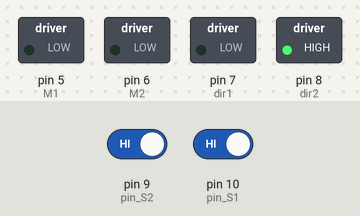
This sketch was run on a simulated Arduino Uno, built with avr-gcc and run on an emulated ATmega328P. On the bench: switched loads named in the sketch (green lamp = pin HIGH). The inputs (shaded band) are chosen by the test bench; at power-on: pin 9 (pin_S2) HIGH, pin 10 (pin_S1) HIGH.

Above: at 1.2 s.
1.3 s: pin 9 (pin_S2) driven LOW
At 1.8 s:
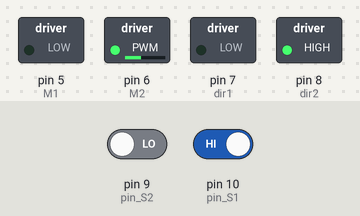
2.8 s: pin 10 (pin_S1) driven LOW
At 4.0 s:
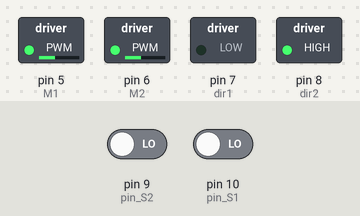
4.3 s: pin 9 (pin_S2) driven HIGH
At 5.3 s:
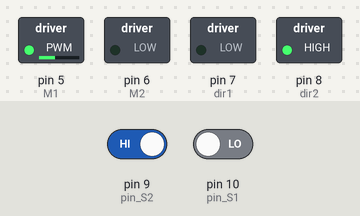
Timing chart, 0 to 7.3 s (numbered marks = the images above; inputs shaded):
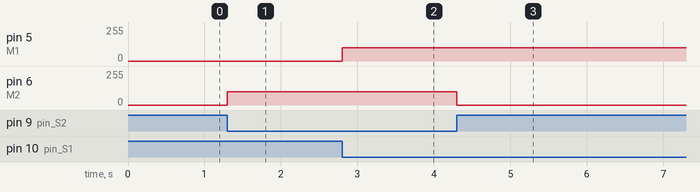

The sketch:

seguidor.ino
```cpp
#define M1 5 // Pino_Velocidade 1º Motor ( 0 a 255)_ Porta IN2 ponte H;
#define M2 6 //Pino_Velocidade 2º Motor ( 0 a 255) _ Porta IN4 ponte H;
#define dir1 7 //Pino_Direção do 1º Motor: Para frente / Para trás (HIGH ou LOW)_ porta IN1 ponte H;
#define dir2 8 //Pino_Direção do 2º Motor: Para frente / Para trás (HIGH ou LOW)_ porta IN3 ponte H;

//Definição dos pinos dos sensores
#define pin_S1 10
#define pin_S2 9
bool Sensor1 = 0;
bool Sensor2 = 0;

//variável responsável por controlar a velocidade dos motores
int velocidade = 100;

void setup(){
    //Setamos os pinos de controle dos motores como saída
    pinMode(M1, OUTPUT);
    pinMode(M2, OUTPUT);
    pinMode(dir1, OUTPUT);
    pinMode(dir2, OUTPUT);

    //Setamos a direção inicial do motor como 0, isso fará com que ambos os motores girem para frente
    digitalWrite(dir1, LOW);
    digitalWrite(dir2, HIGH);

    //Setamos os pinos dos sensores como entrada
    pinMode(pin_S1, INPUT);
    pinMode(pin_S2, INPUT);
}

void loop(){
    //Neste processo armazenamos o valor lido pelo sensor na variável que armazena tais dados.
    Sensor1 = digitalRead(pin_S1);
    Sensor2 = digitalRead(pin_S2);

    //Aqui está toda a lógica de comportamento do robô: Para a cor branca atribuímos o valor 0 e, para a cor preta, o valor 1.
    if((Sensor1 == 0) && (Sensor2 == 0)){ // Se detectar na extremidade das faixas duas cores brancas
      analogWrite(M1, velocidade); // Ambos motores ligam na mesma velocidade
      analogWrite(M2, velocidade);
    }

    if((Sensor1 == 1) && (Sensor2 == 0)){ // Se detectar um lado preto e o outro branco
      analogWrite(M1, 0); // O motor 1 desliga
      analogWrite(M2, velocidade); // O motor 2 fica ligado, fazendo assim o carrinho virar
    }

    if((Sensor1 == 0) && (Sensor2 == 1)){ // Se detectar um lado branco e o outro preto
      analogWrite(M1, velocidade); //O motor 1 fica ligado
      analogWrite(M2, 0); // O motor 2 desliga, fazendo assim o carrinho virar no outro sentido
    }

}
```

Measured:
- after the input at 1.3 s, pin 6 (M2): 0/255 → 100/255 at once
- after the input at 2.8 s, pin 5 (M1): 0/255 → 100/255 at once
- after the input at 4.3 s, pin 6 (M2): 100/255 → 0/255 at once
